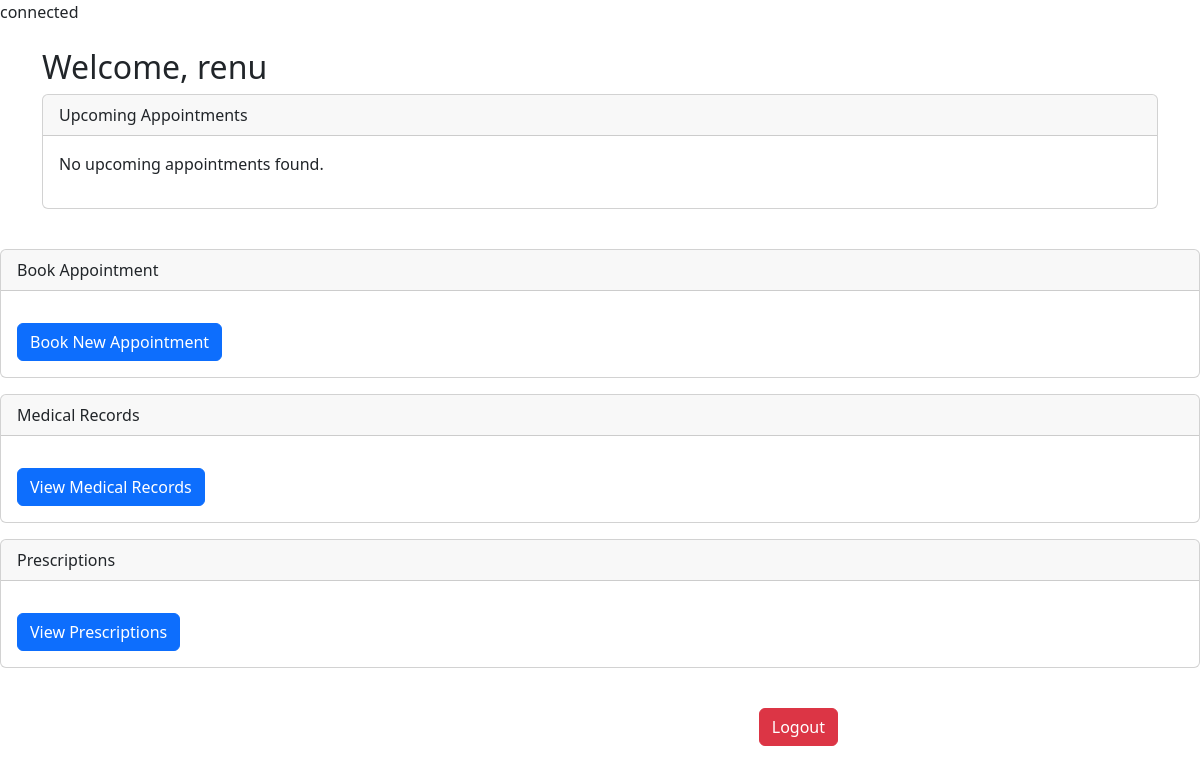
The page /dashboard.php (signed in) on the database as committed earlier.
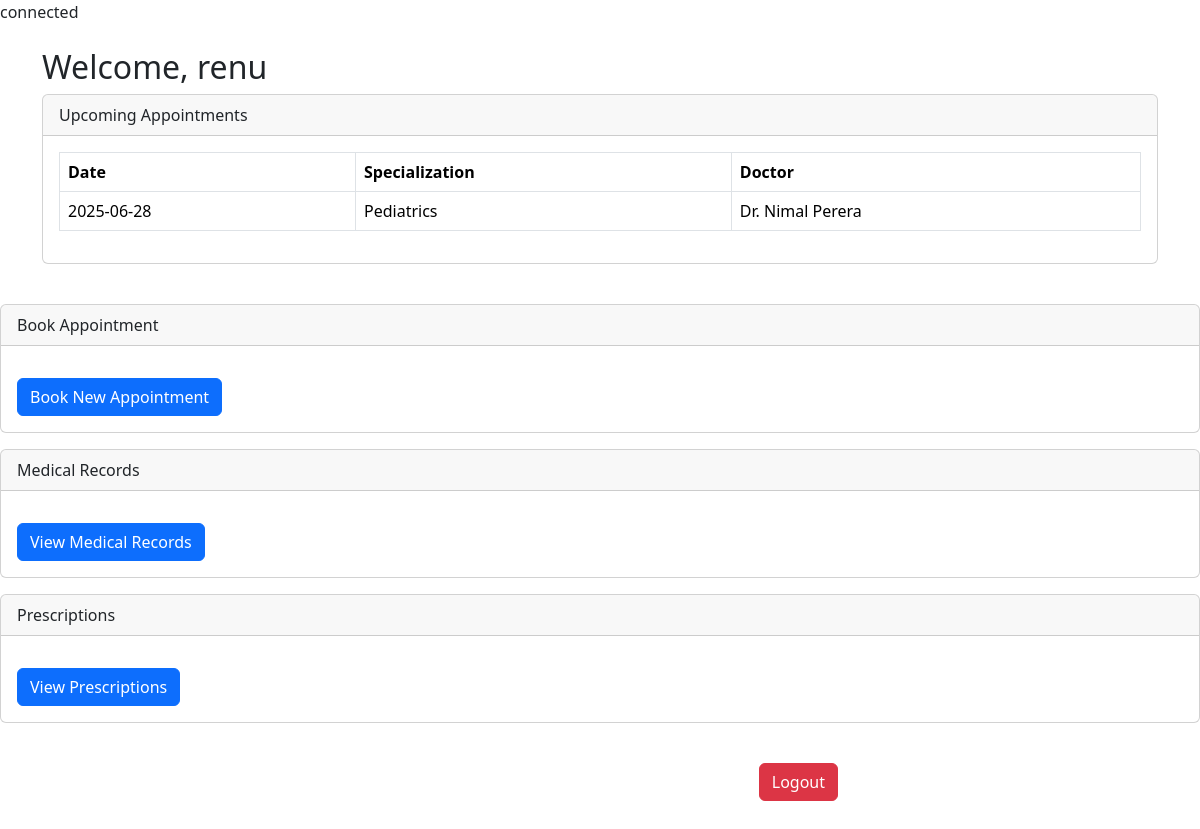
The same page on the database as committed later.
### tables this page shows
CREATE TABLE `patient_details` (
  `recordID` int(11) NOT NULL,
  `patientName` varchar(100) NOT NULL,
  `patientAge` varchar(100) NOT NULL,
  `patientPhone` varchar(100) NOT NULL,
  `patientEmail` varchar(100) NOT NULL,
  `appointmentdate` date DEFAULT NULL,
  `specialisation` varchar(100) NOT NULL,
  `doctor` varchar(100) NOT NULL
);

### dashboard.php (the view, shortened to what this page needs)
<?php
include 'conf.php';
?>
<!DOCTYPE html>
<html lang="en">
<head>
    <link href="https://cdn.jsdelivr.net/npm/bootstrap@5.3.3/dist/css/bootstrap.min.css" rel="stylesheet">
</head>
<body>
<div class="container py-4">
    <h2><?php session_start();
echo "Welcome, " . htmlspecialchars($_SESSION['username']); ?></h2>
    <?php if ($_SESSION['role'] === 'patient'): ?>
        <div class="card mb-3">
            <div class="card-header">Upcoming Appointments</div>
            <div class="card-body">
                 <?php
            $username = $_SESSION['username'];
            $patientQuery = "SELECT patientEmail FROM patient_details WHERE patientName = ?";
            $stmt = $conn->prepare($patientQuery);
            $stmt->bind_param("s", $username);
            $stmt->execute();
            $stmt->bind_result($patientEmail);
            $apptQuery = "SELECT appointmentdate, specialisation, doctor FROM patient_details WHERE patientEmail = ? AND appointmentdate >= CURDATE() ORDER BY appointmentdate ASC";
            $stmt = $conn->prepare($apptQuery);
            $stmt->bind_param("s", $patientEmail);
            $stmt->execute();
            $result = $stmt->get_result();
            if ($result && $result->num_rows > 0) {
                echo '<table class="table table-bordered"><thead><tr><th>Date</th><th>Specialization</th><th>Doctor</th></tr></thead><tbody>';
                while ($row = $result->fetch_assoc()) {
                    echo '<tr>';
                    echo '<td>' . htmlspecialchars($row['appointmentdate']) . '</td>';
                    echo '<td>' . htmlspecialchars($row['specialisation']) . '</td>';
                    echo '<td>' . htmlspecialchars($row['doctor']) . '</td>';
                    echo '</tr>';
                }
                echo '</tbody></table>';
            } else {
                echo '<p>No upcoming appointments found.</p>';
            }
            ?>
            </div>
            </div>
        </div>
        <div class="card mb-3">
            <div class="card-header">Book Appointment</div>
            <div class="card-body"><a href="/renu/coursework%20final/appointments/appointments.php" class="btn btn-primary mt-3">Book New Appointment</a></div>
        </div>
        <div class="card mb-3">
            <div class="card-header">Medical Records</div>
            <div class="card-body"><a href="/renu/coursework final/medical records/medrecords.php" class="btn btn-primary mt-3">View Medical Records</a></div>
        </div>
        <div class="card mb-3">
            <div class="card-header">Prescriptions</div>
            <div class="card-body"><a href="/renu/coursework final/prescriptions/prescriptions.php" class="btn btn-primary mt-3">View Prescriptions</a></div>
        </div>
    <?php else: ?>
        <div class="alert alert-warning">No dashboard features available for your role.</div>
    <?php endif; ?>
</body>
<div class="container py-4" style="max-width: 500px; margin: 0 auto;">
    <div class="d-flex justify-content-end mb-3">
        <a href="logout.php" class="btn btn-danger">Logout</a>
    </div>
</div>
</html>

Rows that differ between the two databases and show on the page:
added patient_details: appointmentdate "2025-06-28", specialisation "Pediatrics", doctor "Dr. Nimal Perera"
Other text that changed with them:
text no longer shown: "No upcoming appointments found."
text now shown: "Date Specialization Doctor"
